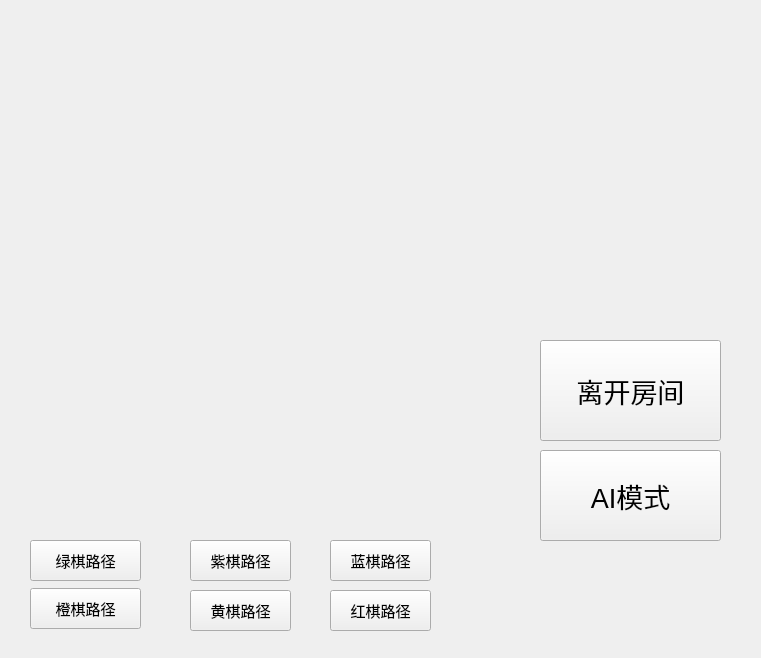
<?xml version="1.0" encoding="UTF-8"?>
<ui version="4.0">
 <class>Widget</class>
 <widget class="QWidget" name="Widget">
  <property name="geometry">
   <rect>
    <x>0</x>
    <y>0</y>
    <width>761</width>
    <height>658</height>
   </rect>
  </property>
  <property name="font">
   <font>
    <pointsize>20</pointsize>
   </font>
  </property>
  <property name="windowTitle">
   <string>Form</string>
  </property>
  <widget class="QLabel" name="label">
   <property name="geometry">
    <rect>
     <x>550</x>
     <y>60</y>
     <width>131</width>
     <height>71</height>
    </rect>
   </property>
   <property name="text">
    <string/>
   </property>
  </widget>
  <widget class="QLabel" name="label_2">
   <property name="geometry">
    <rect>
     <x>550</x>
     <y>160</y>
     <width>151</width>
     <height>81</height>
    </rect>
   </property>
   <property name="text">
    <string/>
   </property>
  </widget>
  <widget class="QPushButton" name="AIButton">
   <property name="geometry">
    <rect>
     <x>540</x>
     <y>450</y>
     <width>181</width>
     <height>91</height>
    </rect>
   </property>
   <property name="text">
    <string>AI模式</string>
   </property>
  </widget>
  <widget class="QPushButton" name="pushButton">
   <property name="geometry">
    <rect>
     <x>540</x>
     <y>340</y>
     <width>181</width>
     <height>101</height>
    </rect>
   </property>
   <property name="text">
    <string>离开房间</string>
   </property>
  </widget>
  <widget class="QPushButton" name="GreenButton">
   <property name="geometry">
    <rect>
     <x>30</x>
     <y>540</y>
     <width>111</width>
     <height>41</height>
    </rect>
   </property>
   <property name="font">
    <font>
     <pointsize>11</pointsize>
    </font>
   </property>
   <property name="text">
    <string>绿棋路径</string>
   </property>
   <property name="autoRepeatInterval">
    <number>96</number>
   </property>
  </widget>
  <widget class="QPushButton" name="PurpleButton">
   <property name="geometry">
    <rect>
     <x>190</x>
     <y>540</y>
     <width>101</width>
     <height>41</height>
    </rect>
   </property>
   <property name="font">
    <font>
     <pointsize>11</pointsize>
    </font>
   </property>
   <property name="text">
    <string>紫棋路径</string>
   </property>
  </widget>
  <widget class="QPushButton" name="BlueButton">
   <property name="geometry">
    <rect>
     <x>330</x>
     <y>540</y>
     <width>101</width>
     <height>41</height>
    </rect>
   </property>
   <property name="font">
    <font>
     <pointsize>11</pointsize>
    </font>
   </property>
   <property name="text">
    <string>蓝棋路径</string>
   </property>
  </widget>
  <widget class="QPushButton" name="OrangeButton">
   <property name="geometry">
    <rect>
     <x>30</x>
     <y>588</y>
     <width>111</width>
     <height>41</height>
    </rect>
   </property>
   <property name="font">
    <font>
     <pointsize>11</pointsize>
    </font>
   </property>
   <property name="text">
    <string>橙棋路径</string>
   </property>
  </widget>
  <widget class="QPushButton" name="YellowButton">
   <property name="geometry">
    <rect>
     <x>190</x>
     <y>590</y>
     <width>101</width>
     <height>41</height>
    </rect>
   </property>
   <property name="font">
    <font>
     <pointsize>11</pointsize>
    </font>
   </property>
   <property name="text">
    <string>黄棋路径</string>
   </property>
  </widget>
  <widget class="QPushButton" name="RedButton">
   <property name="geometry">
    <rect>
     <x>330</x>
     <y>590</y>
     <width>101</width>
     <height>41</height>
    </rect>
   </property>
   <property name="font">
    <font>
     <pointsize>11</pointsize>
    </font>
   </property>
   <property name="text">
    <string>红棋路径</string>
   </property>
  </widget>
  <widget class="QLabel" name="label_3">
   <property name="geometry">
    <rect>
     <x>550</x>
     <y>580</y>
     <width>161</width>
     <height>51</height>
    </rect>
   </property>
   <property name="text">
    <string/>
   </property>
  </widget>
 </widget>
 <resources/>
 <connections/>
</ui>
